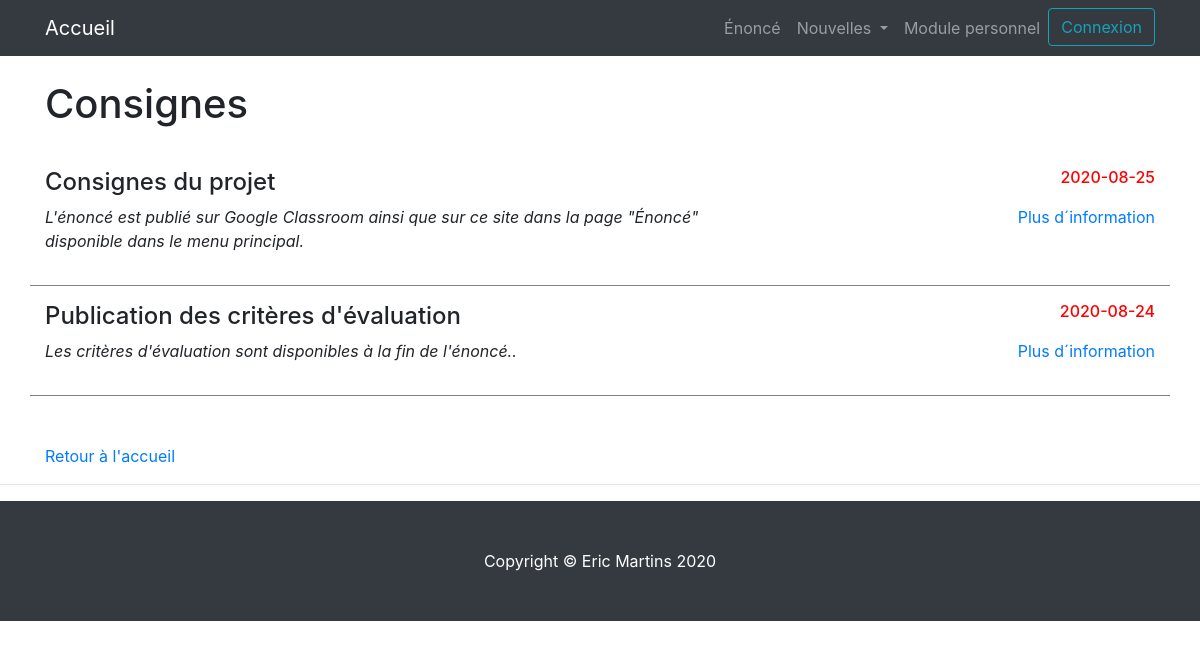
/nouvelles_categorie.php?id=2, run on the app's committed database.
### tables this page shows
CREATE TABLE `categories` (
  `id` int(11) NOT NULL,
  `categorie` varchar(50) NOT NULL
);

CREATE TABLE `nouvelles` (
  `id` int(11) NOT NULL,
  `titre` varchar(50) NOT NULL,
  `description_courte` varchar(125) NOT NULL,
  `description_longue` text NOT NULL,
  `date_nouvelle` date NOT NULL,
  `actif` tinyint(1) NOT NULL,
  `fk_categorie` int(11) NOT NULL
);

### nouvelles_categorie.php (the view, shortened to what this page needs)
<?php include_once('include/header.php');
if ($requete = $mysqli->prepare("SELECT * FROM categories WHERE id=?")) {
  $mysqli->set_charset("utf8");
  $requete->bind_param("s", $_GET['id']);
  $requete->execute();
  $result = $requete->get_result();
  $categorie = $result->fetch_assoc();
 }
?>
  <div class="container">
  <h1 class="my-4"><?php echo $categorie["categorie"]; ?></h1>
  <?php
              $res = $mysqli->prepare(" SELECT * from nouvelles where actif=1 AND fk_categorie=? ORDER BY date_nouvelle DESC");
              $res->bind_param("s", $_GET['id']);
              $res->execute();
              $result = $res->get_result();
                while ($row = $result->fetch_assoc()) {
                    echo '<div class="row borderBottom py-3">';
                    echo '<div class="col-8">';
                    echo '<h4 class="">'.$row["titre"].'</h4>';
                    echo '</div>';
                    echo '<div class="col-4 text-right">';
                    echo '<h6 class="red">'.$row["date_nouvelle"].'</h6>';
                    echo '</div>';
                    echo '<div class="col-8">';
                    echo '<p class="italic">'.$row["description_courte"].'</p>';
                    echo '</div>';
                    echo '<div class="col-4 text-right">';
                    echo '<a class="m-0 p-0" href="nouvelle.php?id='.$row['id'].'">Plus d´information</a>';
                    echo '</div>';
                    echo '</div>';
                }
            ?>
      <div class='mt-5'>
            <a  href="index.php" >Retour à l'accueil</a>
	    </div>
  </div>
<?php include_once('include/footer.php'); ?>

### css/modern-business.css (style rules this page uses)
body { padding-top: 56px; }
.red { color: red; }
.italic { font-style: italic; }
.borderBottom { border-bottom: 1px solid gray; }

### data on the page
categories: categorie "Consignes"
nouvelles: titre "Consignes du projet", date_nouvelle "2020-08-25", description_courte "L'énoncé est publié sur Google Classroom ainsi que sur ce site dans la page \"Énoncé\" disponible dans le menu principal."
nouvelles: titre "Publication des critères d'évaluation", date_nouvelle "2020-08-24", description_courte "Les critères d'évaluation sont disponibles à la fin de l'énoncé.."
